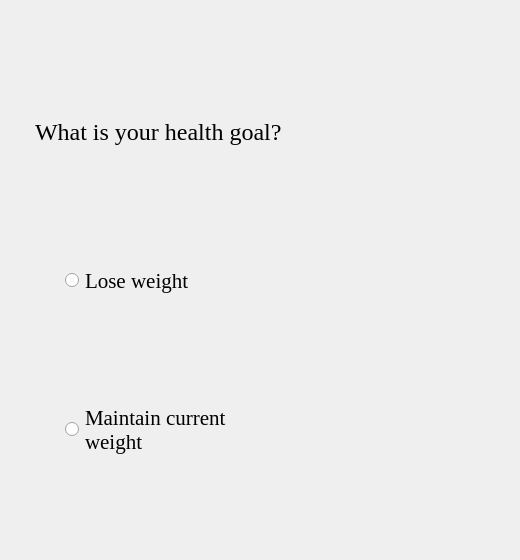
         <widget class="QWidget" name="goalinputpage">
          <widget class="QWidget" name="verticalLayoutWidget_7">
           <property name="geometry">
            <rect>
             <x>10</x>
             <y>10</y>
             <width>501</width>
             <height>541</height>
            </rect>
           </property>
           <layout class="QVBoxLayout" name="goalinputlayout">
            <property name="leftMargin">
             <number>25</number>
            </property>
            <property name="topMargin">
             <number>50</number>
            </property>
            <property name="rightMargin">
             <number>25</number>
            </property>
            <property name="bottomMargin">
             <number>50</number>
            </property>
            <item>
             <widget class="QLabel" name="goalquerylabel">
              <property name="sizePolicy">
               <sizepolicy hsizetype="MinimumExpanding" vsizetype="MinimumExpanding">
                <horstretch>0</horstretch>
                <verstretch>0</verstretch>
               </sizepolicy>
              </property>
              <property name="font">
               <font>
                <family>Georgia</family>
                <pointsize>18</pointsize>
                <kerning>true</kerning>
               </font>
              </property>
              <property name="text">
               <string>What is your health goal?</string>
              </property>
              <property name="wordWrap">
               <bool>true</bool>
              </property>
             </widget>
            </item>
            <item>
             <layout class="QHBoxLayout" name="loseweightrblayout">
              <item>
               <spacer name="loseweightrbspacer">
                <property name="orientation">
                 <enum>Qt::Horizontal</enum>
                </property>
                <property name="sizeType">
                 <enum>QSizePolicy::Fixed</enum>
                </property>
                <property name="sizeHint" stdset="0">
                 <size>
                  <width>30</width>
                  <height>20</height>
                 </size>
                </property>
               </spacer>
              </item>
              <item>
               <widget class="QRadioButton" name="loseweightrb">
                <property name="sizePolicy">
                 <sizepolicy hsizetype="Minimum" vsizetype="MinimumExpanding">
                  <horstretch>0</horstretch>
                  <verstretch>0</verstretch>
                 </sizepolicy>
                </property>
                <property name="font">
                 <font>
                  <family>Georgia</family>
                  <pointsize>16</pointsize>
                  <kerning>true</kerning>
                 </font>
                </property>
                <property name="text">
                 <string>Lose weight</string>
                </property>
               </widget>
              </item>
             </layout>
            </item>
            <item>
             <layout class="QHBoxLayout" name="maintainweightrblayout">
              <item>
               <spacer name="maintainweightrbspacer">
                <property name="orientation">
                 <enum>Qt::Horizontal</enum>
                </property>
                <property name="sizeType">
                 <enum>QSizePolicy::Fixed</enum>
                </property>
                <property name="sizeHint" stdset="0">
                 <size>
                  <width>30</width>
                  <height>20</height>
                 </size>
                </property>
               </spacer>
              </item>
              <item>
               <widget class="QRadioButton" name="maintainweightrb">
                <property name="sizePolicy">
                 <sizepolicy hsizetype="Minimum" vsizetype="MinimumExpanding">
                  <horstretch>0</horstretch>
                  <verstretch>0</verstretch>
                 </sizepolicy>
                </property>
                <property name="font">
                 <font>
                  <family>Georgia</family>
                  <pointsize>16</pointsize>
                  <kerning>true</kerning>
                 </font>
                </property>
                <property name="text">
                 <string>Maintain current 
weight</string>
                </property>
               </widget>
              </item>
             </layout>
            </item>
           </layout>
          </widget>
         </widget>
